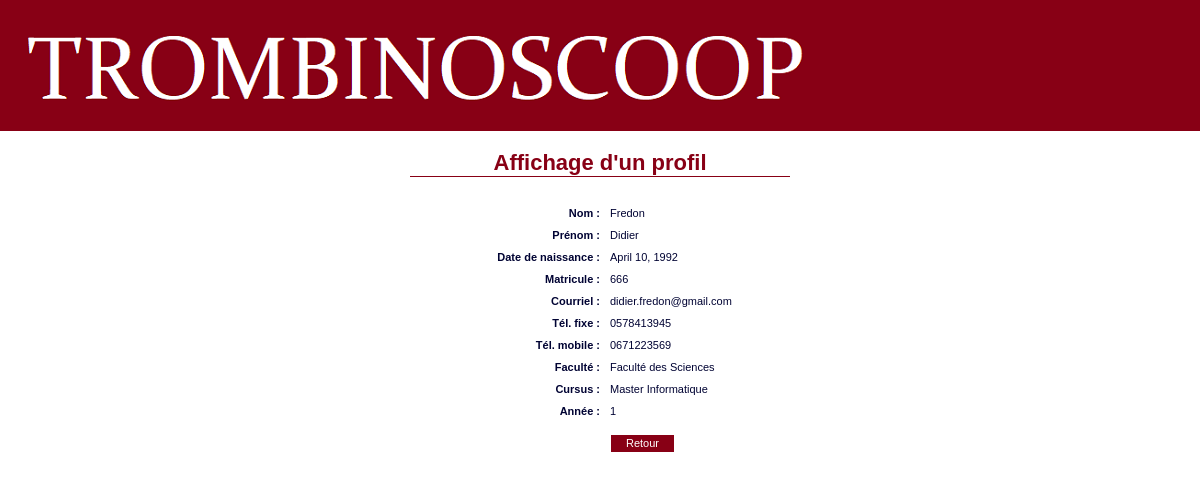
/showProfile (signed in), run on the app's committed database.
### Trombinoscoop/models.py (models this page shows, shortened)
class Person(models.Model):
    registration_number = models.CharField(max_length=10)
    last_name = models.CharField(max_length=30)
    first_name = models.CharField(max_length=30)
    birth_date = models.DateField()
    email = models.EmailField()
    home_phone_number = models.CharField(max_length=20)
    cellphone_number = models.CharField(max_length=20)
    password = models.CharField(max_length=32)
    friends = models.ManyToManyField('self')
    faculty = models.ForeignKey('Faculty', on_delete=models.PROTECT)
    person_type = 'generic'

class Faculty(models.Model):
    name = models.CharField(max_length=30)
    color = models.CharField(max_length=6)

class Student(Person):
    cursus = models.ForeignKey('Cursus', on_delete=models.SET_NULL, null=True)
    year = models.IntegerField()
    person_type = 'student'

class Cursus(models.Model):
    title = models.CharField(max_length=30)

### Trombinoscoop/views.py (the view)
# urls.py: url('^showProfile$', views.show_profile),
def show_profile(request):
    logged_user = get_logged_user_from_request(request)
    if logged_user:
        if 'userToShow' in request.GET and request.GET['userToShow'] != '':
            user_to_show_id = int(request.GET['userToShow'])
            results = Person.objects.filter(id=user_to_show_id)
            if len(results) == 1:
                if Student.objects.filter(id=user_to_show_id):
                    user_to_show = Student.objects.get(id=user_to_show_id)
                else:
                    user_to_show = Employee.objects.get(id=user_to_show_id)
                return render(request, 'show_profile.html', {'user_to_show' : user_to_show})
            else:
                return render(request, 'show_profile.html', {'user_to_show' : logged_user})
        else:
            return render(request, 'show_profile.html', {'user_to_show' : logged_user})
    else:
        return redirect('/login')

### Trombinoscoop/views.py (called while the page is built)
def get_logged_user_from_request(request):
    if 'logged_user_id' in request.session:
        logged_user_id = request.session['logged_user_id']
        if len(Student.objects.filter(id=logged_user_id)) == 1:
            return Student.objects.get(id=logged_user_id)
        if len(Employee.objects.filter(id=logged_user_id)) == 1:
            return Employee.objects.get(id=logged_user_id)
        else:
            return None
    else:
        return None

### Trombinoscoop/templates/show_profile.html (shortened to what this page needs)
{% extends "base.html" %}
{% block bodyId %}showProfilePage{% endblock %}
{% block content %}
<h1>Affichage d'un profil</h1>
<dl class="fieldlist">
  <dt>Nom :</dt>
    <dd>{{ user_to_show.last_name }}</dd>
  <dt>Prénom :</dt>
    <dd>{{ user_to_show.first_name }}</dd>
  <dt>Date de naissance :</dt>
    <dd>{{ user_to_show.birth_date }}</dd>
  <dt>Matricule :</dt>
    <dd>{{ user_to_show.registration_number }}</dd>
  <dt>Courriel :</dt>
    <dd>{{ user_to_show.email }}</dd>
  <dt>Tél. fixe :</dt>
    <dd>{{ user_to_show.home_phone_number }}</dd>
  <dt>Tél. mobile :</dt>
    <dd>{{ user_to_show.cellphone_number }}</dd>
  <dt>Faculté :</dt>
    <dd>{{ user_to_show.faculty.name }}</dd>
{% if user_to_show.person_type == "student" %}
  <dt>Cursus :</dt>
    <dd>{{ user_to_show.cursus.title }}</dd>
  <dt>Année :</dt>
    <dd>{{ user_to_show.year }}</dd>
{% endif %}
</dl>
<p id="showProfileNavigationButtons">
  <a href="welcome" class="buttonLink">Retour</a>
</p>
{% endblock %}

### Trombinoscoop/static/css/style.css (style rules this page uses)
body { margin: 0; padding: 0; font-family: "Lucida Grande", Tahoma, Verdana, Arial, sans-serif; font-size: 11px; color: #000333; }
a.buttonLink { border-style: solid; border-width: 1px; border-color: #FFFFFF #FFFFFF #FFFFFF #FFFFFF; background-color: #880015; color : #FFFFFF; padding: 2px 15px 3px 15px; text-align: center; text-decoration: none; }
h1 { text-align: center; font-size: 22px; margin: 0px 60px 30px 60px; padding: 0 0 5px 5; color: #880015; border-bottom: 1px solid #880015; }
a { color: #880015 }
dl.fieldlist dt { display: block; width: 250px; float: left; text-align: right; padding: 0 10px 0 0; font-weight: bold; }
dl.fieldlist dd { display: block; width: 450px; padding: 0; margin: 0 0 10px 0; }
p#showProfileNavigationButtons { margin: 20px 0 0 260px; }

### data on the page
Person: last_name "Fredon", first_name "Didier", birth_date "April 10, 1992", registration_number "666", email "didier.fredon@gmail.com", home_phone_number "0578413945", cellphone_number "0671223569", faculty.name "Faculté des Sciences"
Student: cursus "Master Informatique", year "1"
